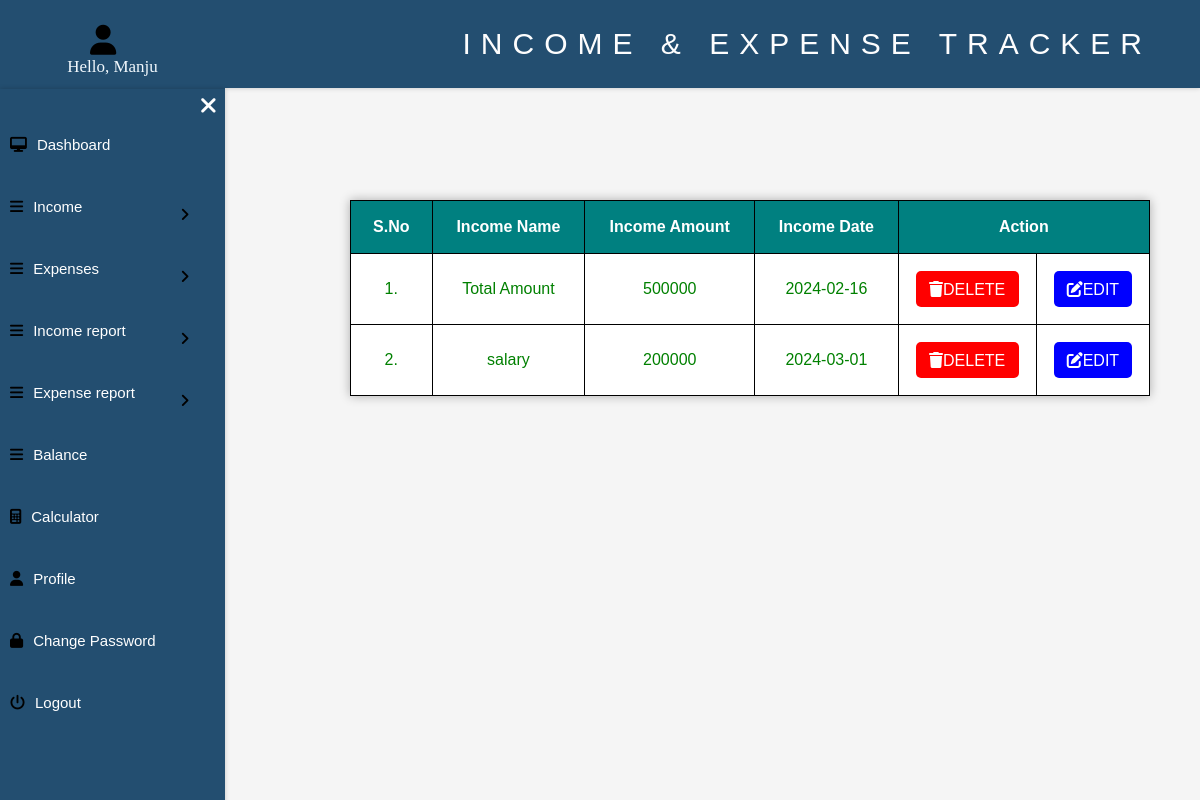
The app's page /manage-income1.php (signed in) with its own data.
### tables this page shows
CREATE TABLE `users` (
  `ID` int(11) NOT NULL,
  `full_name` varchar(129) DEFAULT NULL,
  `email` varchar(255) DEFAULT NULL,
  `password` varchar(255) DEFAULT NULL,
  `code` varchar(200) DEFAULT NULL,
  `updated_time` timestamp NOT NULL DEFAULT current_timestamp() ON UPDATE current_timestamp()
);

CREATE TABLE `tblincome` (
  `ID` int(11) NOT NULL,
  `UserId` int(200) NOT NULL,
  `IncomeDate` date NOT NULL,
  `IncomeName` varchar(200) NOT NULL,
  `IncomeAmt` int(200) NOT NULL,
  `NoteDate` timestamp NOT NULL DEFAULT current_timestamp() ON UPDATE current_timestamp()
);

### manage-income1.php (the view, shortened to what this page needs)
<?php
include('database.php');
if (strlen($_SESSION['user'] == 0)) {
    header('location:logout.php');
} else {
?>
    <!DOCTYPE html>
    <html lang="en">
    <head>
        <link rel="stylesheet" href="css/sidebar2style.css">
        <link rel="stylesheet" href="css/manage-expensestyleall.css">
        <link rel="stylesheet" href="https://cdnjs.cloudflare.com/ajax/libs/font-awesome/6.4.0/css/all.min.css">
    </head>
    <body>
        <section>
            <div class=main-bar>
                <p class="headline">INCOME & EXPENSE TRACKER</p>
            </div>
            <div class="user">
                <div class="userimg"><i class="fa-regular fa-user"></i></div>
                <h1 class="menu-btn">
                </h1>
                <div class="username">
                    <?php
                    $use = $_SESSION["user"];
                    if ($use) {
                        $ret = mysqli_query($conn, "SELECT full_name FROM users WHERE ID='$use'");
                        $row = mysqli_fetch_assoc($ret);
                        $name = $row['full_name'];
                    ?>
                        <div class="profile-us">
                            <p>
                            Hello, <?php echo $name; ?>
                            </p>
                        </div>
                    <?php
                    } else {
                        echo "user not found";
                    }
                    ?>
                </div>
            </div>
            <div class="side-bar">
                <div class="close-btn">
                    <i class="fas fa-times"></i>
                </div>
                <div class="menu">
                    <div class="item"><a href="sidebar2.php"><i class="fas fa-desktop"></i>Dashboard</a></div>
                    <div class="item"><a class="sub-btn"><i class="fas fa-bars"></i>Income<i class="fas fa-angle-right dropdown"></i></a>
                    </div>
                    <div class="item"><a class="sub-btn"><i class="fas fa-bars"></i>Expenses<i class="fas fa-angle-right dropdown"></i></a>
                    </div>
                    <div class="item"><a class="sub-btn"><i class="fas fa-bars"></i>Income report<i class="fas fa-angle-right dropdown"></i></a>
                    </div>
                    <div class="item"><a class="sub-btn"><i class="fas fa-bars"></i>Expense report<i class="fas fa-angle-right dropdown"></i></a>
                    </div>
                    <div class="item"><a href="balance1.php"><i class="fas fa-bars"></i>Balance</a></div>
                    <div class="item"><a href="calculator1.php"><i class="fas fa-calculator"></i>Calculator</a></div>
                    <div class="item"><a href="user-profile1.php"><i class="fas fa-user"></i>Profile</a></div>
                    <div class="item"><a href="reset-password1.php"><i class="fas fa-lock"></i>Change Password</a></div>
                    <div class="item">
                        <a href="login.php" onclick="showLogoutConfirmation()">
                            <i class="fas fa-power-off"></i>Logout
                        </a>
                    </div>
                </div>
            </div>
        </section>
        <div class="section1">
            <div class=main>
                <table class="table-1">
                    <thead>
                        <tr>
                            <th>S.No</th>
                            <th>Income Name</th>
                            <th>Income Amount</th>
                            <th>Income Date</th>
                            <th colspan="2">Action</th>
                        </tr>
                    </thead>
                    <?php
                    $userid = $_SESSION['user'];
                    $ret = mysqli_query($conn, "select * from tblincome where UserId='$userid'");
                    $cnt = 1;
                    while ($row = mysqli_fetch_array($ret)) {
                    ?>
                        <tbody>
                            <tr>
                                <td><?php echo $cnt; ?>.</td>
                                <td><?php echo $row['IncomeName']; ?></td>
                                <td><?php echo $row['IncomeAmt']; ?></td>
                                <td><?php echo $row['IncomeDate']; ?></td>
                                <td>
                                    <div style="background-color: red;" class="delete"><a href="manage-income1.php?delid=<?php echo $row['ID']; ?>" style="text-decoration:none;color:white"><i class="fas fa-trash"></i>DELETE</a></div>
                                </td>
                                <td>
                                    <div style="background-color: blue;" class="delete"><a href="edit-income.php?id=<?php echo $row['ID']; ?> " style="text-decoration:none;color:white"><i class="fas fa-edit"></i>EDIT</a></div>
                                </td>
                            </tr>
                        <?php
                        $cnt = $cnt + 1;
                    } ?>
                        </tbody>
                </table>
            </div>
        </div>
    </body>
    </html>
<?php } ?>

### css/sidebar2style.css (style rules this page uses)
* { margin: 0; padding: 0; box-sizing: border-box; }
body { min-height: auto; background-color: #f5f5f5; }
.main-bar { background-color: #234E70; padding: 27px; align-items: center; font-family: 'Gill Sans', 'Gill Sans MT', Calibri, 'Trebuchet MS', sans-serif; top: 0; font-size: 30px; position: fixed; color: rgba(255, 255, 255, 0.994); letter-spacing: 10px; width: 100%; text-shadow: 40px; box-shadow: 0 0 5px rgba(0, 0, 0, 0.2); }
.headline { margin-left: 400px; }
.side-bar { background-color: #234E70; backdrop-filter: blur(1px); width: 225px; height: 100vh; position: fixed; top: 0; left: 0; overflow-y: auto; margin-top: 89px; transition: 0.5s ease; transition-property: left; box-shadow: 0 0 5px rgba(0, 0, 0, 0.2); }
.side-bar .menu { width: 100%; margin-top: 25px; }
.close-btn { position: absolute; font-size: 23px; right: 0; margin-bottom: 15px; margin-right: 8px; margin-top: 3px; cursor: pointer; transition: 0.4s ease; color: white; }
.menu-btn { position: fixed; font-size: 25px; margin-left: 5px; margin-top: 35px; cursor: pointer; transition: 0.2s ease; }
.side-bar .menu .item a { text-decoration: none; color: white; font-size: 15px; display: block; padding: 1px 10px; line-height: 60px; position: relative; font-family: sans-serif; }
.item i { margin-right: 10px; color: black; }
.side-bar .menu .item a .dropdown { margin-left: 10px; margin-top: 30px; right: 0; left: 170px; position: fixed; transition: 0.3s ease; }
.userimg i { font-size: 30px; border-radius: 50%; font-weight: 600; color: black; margin-left: 90px; margin-top: 25px; }
.profile-us p { text-align: center; font-family: Cambria, Cochin, Georgia, Times, 'Times New Roman'; font-size: 17px; margin-top: 2px; margin-bottom: 2px; color: rgb(241, 248, 253); }
.user { top: 0; width: 225px; background-color: #234E70; position: fixed; height: 89px; }

### css/manage-expensestyleall.css (style rules this page uses)
* { margin: 0; padding: 0; box-sizing: border-box; }
body { min-height: auto; background-color: #f5f5f5;; background-image: url("pexels-pixabay-531880.jpg"); }
.main-bar { background-color: #234E70; padding: 27px; align-items: center; font-family: 'Gill Sans', 'Gill Sans MT', Calibri, 'Trebuchet MS', sans-serif; top: 0; font-size: 30px; position: fixed; color: rgba(255, 255, 255, 0.994); letter-spacing: 10px; width: 100%; text-shadow: 40px; }
.headline { margin-left: 38%; }
.side-bar { background-color: #234E70 ; backdrop-filter: blur(20px); width: 225px; height: 100vh; position: fixed; top: 0; left: 0; overflow-y: auto; margin-top: 89px; transition: 0.5s ease; transition-property: left; box-shadow: 0 0 5px rgba(0, 0, 0, 0.2); }
.side-bar .menu { width: 100%; margin-top: 25px; }
.close-btn { position: absolute; font-size: 23px; right: 0; margin-bottom: 20px; margin-right: 8px; margin-top: 5px; cursor: pointer; transition: 0.4s ease; color: white; }
.menu-btn { position: fixed; font-size: 25px; margin-left: 5px; margin-top: 35px; cursor: pointer; transition: 0.2s ease; }
.side-bar .menu .item a { text-decoration: none; color: white; font-size: 15px; display:block; padding:1px 10px; line-height: 60px; font-family: sans-serif; }
.side-bar .menu .item i { margin-right: 10px; color: black; }
.side-bar .menu .item a .dropdown { margin-left: 10px; margin-top: 30px; right:0; left: 170px; position: fixed; transition: 0.3s ease; }
.userimg i { font-size: 30px; border-radius: 50%; font-weight: 600; color: black; margin-left: 90px; margin-top: 25px; }
.profile-us p { text-align: center; font-family:Cambria, Cochin, Georgia, Times, 'Times New Roman'; font-size: 17px; margin-top: 2px; margin-bottom: 2px; color: rgb(241, 248, 253); }
.user { top: 0; width: 225px; background-color:#234E70; position: fixed; height: 89px; }
.section1 { background-color: #ffffff; width: 800px; height: auto; margin:200px 350px ; box-shadow: 0 0 10px rgba(0, 0, 0, 0.3); display: block; }
.table-1 { border: 2px solid black; border-radius: 2px; line-height: 12px; text-align: center; font-family: 'Gill Sans', 'Gill Sans MT', Calibri, 'Trebuchet MS', sans-serif; width: 800px; }
th { color:#ffffff; padding: 20px; background-color:teal; }
td { padding: 15px; color: green; }
.table-1,th,td { border: 1px solid black; border-collapse: collapse; }
.delete { padding: 10px; text-align: center; margin: 2px; border-radius: 5px; transition: 0.4s ease; text-decoration: none; }

### records on screen
users: full_name "Manju"
tblincome: IncomeName "Total Amount", IncomeAmt "500000", IncomeDate "2024-02-16"
tblincome: IncomeName "salary", IncomeAmt "200000", IncomeDate "2024-03-01"
